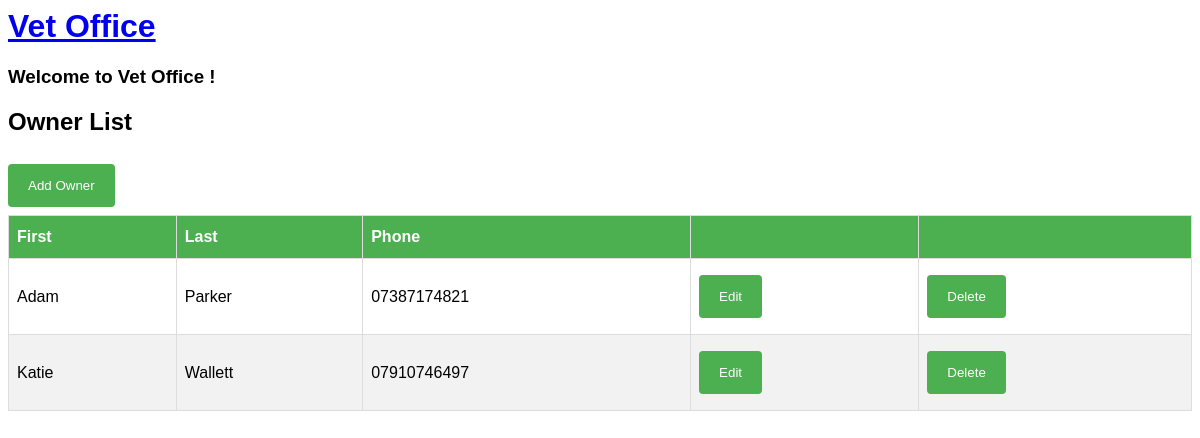
Page /owner/list (signed in) on the committed database.
### vetoffice/models.py (models this page shows, shortened)
class Owner(models.Model):
    first_name = models.CharField(max_length=30)
    last_name = models.CharField(max_length=30)
    phone = models.CharField(max_length=30)

### vetoffice/views.py (the view)
# urls.py: path("owner/list", views.OwnerList.as_view(), name="ownerlist"),
class OwnerList(LoginRequiredMixin, ListView): # add "" if you want to reimplement the login
  model = Owner

### vetoffice/templates/vetoffice/owner_list.html (shortened to what this page needs)
{% extends './base.html' %}
{% block content %}
<h2>Owner List</h2>
<a href="{% url 'ownercreate' %}"><button class="btn">Add Owner</button></a>
<table id="owners">
  <tr>
    <th>First</th>
    <th>Last</th>
    <th>Phone</th>
      <th> </th>
      <th> </th>
  </tr>
  {% for owner in owner_list %}
  <tr>
      <td>{{ owner.first_name }}</td>
      <td>{{ owner.last_name }}</td>
      <td>{{ owner.phone }}</td>
      <td><a href="{% url 'ownerupdate' owner.id %}"><button>Edit</button></a></td>
      <td><a href="{% url 'ownerdelete' owner.id %}"><button>Delete</button></a></td>
  </tr>
  {% endfor %}
</table>
{% endblock %}

### vetoffice/templates/vetoffice/base.html (style rules this page uses)
body { font-family: Arial, Helvetica, sans-serif; }
table { border-collapse: collapse; width: 100%; }
td, th { border: 1px solid #ddd; padding: 8px; }
tr:nth-child(even) { background-color: #f2f2f2; }
th { padding-top: 12px; padding-bottom: 12px; text-align: left; background-color: #4CAF50; color: white; }
button, input[type=submit] { background-color: #4CAF50; color: white; padding: 14px 20px; margin: 8px 0; border: none; border-radius: 4px; cursor: pointer; }

### rows in the picture
Owner: first_name "Adam", last_name "Parker", phone "07387174821"
Owner: first_name "Katie", last_name "Wallett", phone "07910746497"
